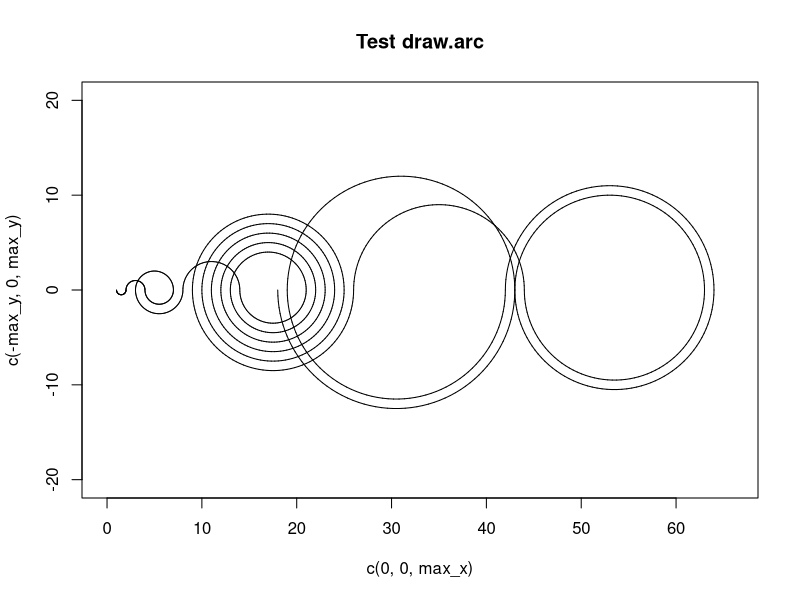

The R source for this figure:
library(plotrix)
n <- 25;

i <- 1:n*100;
v <- rep_len(FALSE, n*100)


x <- c()
r <- c()
deg1 <- c()
deg2 <- c()

j <- 1

while(length(x) < n) {
  if (j == 1) {
    old_pos <- 1;
    new_pos <- 2;
    v[[1]] <- TRUE;
  } else {
    if ((old_pos - j) < 1 || v[[old_pos - j]] == TRUE) {
      new_pos <- old_pos + j
    }   else {
      new_pos <- old_pos - j
    }
  }
  
  x <- c(x, (old_pos + new_pos)/2)
  r <- c(r, abs(old_pos-new_pos)/2)
  
  if ((j %% 2) == 0) {
    deg1 <- c(deg1, 0)
    deg2 <- c(deg2, 180)
  } else {
    deg1 <- c(deg1, 180)
    deg2 <- c(deg2, 360)
  }
  
  
  v[[new_pos]] <- TRUE
  old_pos <- new_pos
  
  j <- j+1
}

y <- rep_len(0, length(x))

max_x <- max(x) + max(r)
max_y <- max(r)
plot(c(0, 0, max_x), c(-max_y, 0, max_y), type="n",asp = 1,main="Test draw.arc")
draw.arc(x=x, y=y, radius=r,deg1=deg1,deg2=deg2)